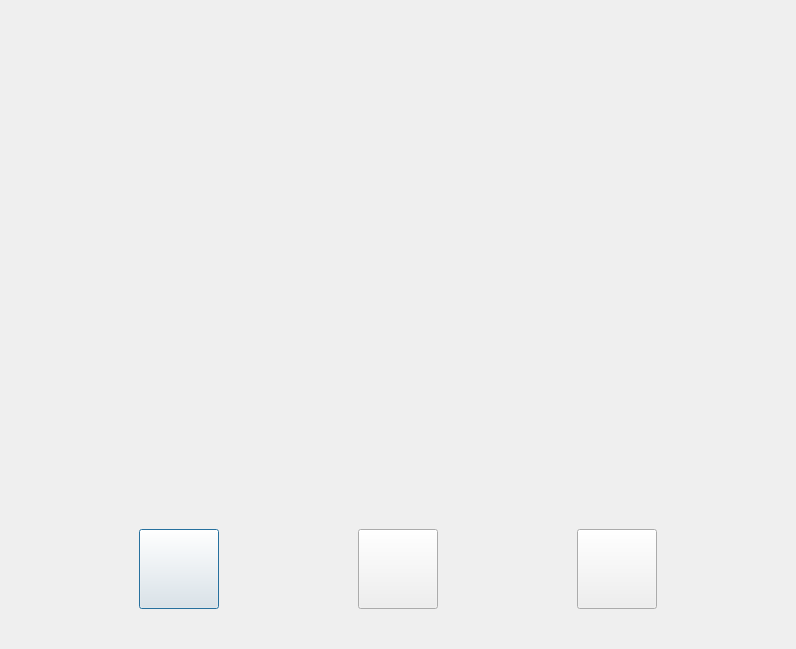
<?xml version="1.0" encoding="UTF-8"?>
<ui version="4.0">
 <class>VideoCallingDialog</class>
 <widget class="QDialog" name="VideoCallingDialog">
  <property name="geometry">
   <rect>
    <x>0</x>
    <y>0</y>
    <width>796</width>
    <height>649</height>
   </rect>
  </property>
  <property name="minimumSize">
   <size>
    <width>398</width>
    <height>649</height>
   </size>
  </property>
  <property name="maximumSize">
   <size>
    <width>796</width>
    <height>649</height>
   </size>
  </property>
  <property name="windowTitle">
   <string>Dialog</string>
  </property>
  <layout class="QVBoxLayout" name="verticalLayout">
   <property name="spacing">
    <number>0</number>
   </property>
   <property name="leftMargin">
    <number>0</number>
   </property>
   <property name="topMargin">
    <number>0</number>
   </property>
   <property name="rightMargin">
    <number>0</number>
   </property>
   <property name="bottomMargin">
    <number>10</number>
   </property>
   <item>
    <widget class="QWidget" name="video_widget" native="true">
     <layout class="QHBoxLayout" name="horizontalLayout">
      <property name="spacing">
       <number>0</number>
      </property>
      <property name="leftMargin">
       <number>20</number>
      </property>
      <property name="topMargin">
       <number>10</number>
      </property>
      <property name="rightMargin">
       <number>20</number>
      </property>
      <property name="bottomMargin">
       <number>0</number>
      </property>
      <item>
       <spacer name="horizontalSpacer">
        <property name="orientation">
         <enum>Qt::Horizontal</enum>
        </property>
        <property name="sizeType">
         <enum>QSizePolicy::Fixed</enum>
        </property>
        <property name="sizeHint" stdset="0">
         <size>
          <width>10</width>
          <height>20</height>
         </size>
        </property>
       </spacer>
      </item>
      <item>
       <widget class="QWidget" name="local_video" native="true">
        <widget class="QLabel" name="local_avatar">
         <property name="geometry">
          <rect>
           <x>120</x>
           <y>220</y>
           <width>100</width>
           <height>100</height>
          </rect>
         </property>
         <property name="minimumSize">
          <size>
           <width>100</width>
           <height>100</height>
          </size>
         </property>
         <property name="maximumSize">
          <size>
           <width>100</width>
           <height>100</height>
          </size>
         </property>
         <property name="text">
          <string/>
         </property>
        </widget>
       </widget>
      </item>
      <item>
       <spacer name="horizontalSpacer_3">
        <property name="orientation">
         <enum>Qt::Horizontal</enum>
        </property>
        <property name="sizeType">
         <enum>QSizePolicy::Fixed</enum>
        </property>
        <property name="sizeHint" stdset="0">
         <size>
          <width>10</width>
          <height>20</height>
         </size>
        </property>
       </spacer>
      </item>
      <item>
       <widget class="QWidget" name="remote_video" native="true">
        <layout class="QHBoxLayout" name="horizontalLayout_3">
         <item>
          <widget class="QLabel" name="remote_avatar">
           <property name="minimumSize">
            <size>
             <width>100</width>
             <height>100</height>
            </size>
           </property>
           <property name="maximumSize">
            <size>
             <width>100</width>
             <height>100</height>
            </size>
           </property>
           <property name="text">
            <string/>
           </property>
          </widget>
         </item>
        </layout>
       </widget>
      </item>
      <item>
       <spacer name="horizontalSpacer_2">
        <property name="orientation">
         <enum>Qt::Horizontal</enum>
        </property>
        <property name="sizeType">
         <enum>QSizePolicy::Fixed</enum>
        </property>
        <property name="sizeHint" stdset="0">
         <size>
          <width>10</width>
          <height>20</height>
         </size>
        </property>
       </spacer>
      </item>
     </layout>
    </widget>
   </item>
   <item>
    <widget class="QWidget" name="button_widget" native="true">
     <property name="minimumSize">
      <size>
       <width>0</width>
       <height>80</height>
      </size>
     </property>
     <property name="maximumSize">
      <size>
       <width>16777215</width>
       <height>120</height>
      </size>
     </property>
     <layout class="QHBoxLayout" name="horizontalLayout_2">
      <property name="spacing">
       <number>0</number>
      </property>
      <property name="leftMargin">
       <number>0</number>
      </property>
      <property name="topMargin">
       <number>0</number>
      </property>
      <property name="rightMargin">
       <number>0</number>
      </property>
      <property name="bottomMargin">
       <number>0</number>
      </property>
      <item>
       <widget class="MaskedButton" name="toggle_audio_btn">
        <property name="minimumSize">
         <size>
          <width>80</width>
          <height>80</height>
         </size>
        </property>
        <property name="maximumSize">
         <size>
          <width>80</width>
          <height>80</height>
         </size>
        </property>
        <property name="text">
         <string/>
        </property>
       </widget>
      </item>
      <item>
       <widget class="MaskedButton" name="hang_up">
        <property name="minimumSize">
         <size>
          <width>80</width>
          <height>80</height>
         </size>
        </property>
        <property name="maximumSize">
         <size>
          <width>80</width>
          <height>80</height>
         </size>
        </property>
        <property name="text">
         <string/>
        </property>
       </widget>
      </item>
      <item>
       <widget class="MaskedButton" name="toggle_video_btn">
        <property name="minimumSize">
         <size>
          <width>80</width>
          <height>80</height>
         </size>
        </property>
        <property name="maximumSize">
         <size>
          <width>80</width>
          <height>80</height>
         </size>
        </property>
        <property name="text">
         <string/>
        </property>
       </widget>
      </item>
     </layout>
    </widget>
   </item>
   <item>
    <spacer name="verticalSpacer">
     <property name="orientation">
      <enum>Qt::Vertical</enum>
     </property>
     <property name="sizeType">
      <enum>QSizePolicy::Fixed</enum>
     </property>
     <property name="sizeHint" stdset="0">
      <size>
       <width>20</width>
       <height>10</height>
      </size>
     </property>
    </spacer>
   </item>
  </layout>
 </widget>
 <customwidgets>
  <customwidget>
   <class>MaskedButton</class>
   <extends>QPushButton</extends>
   <header location="global">maskedbutton.h</header>
  </customwidget>
 </customwidgets>
 <resources/>
 <connections/>
</ui>
